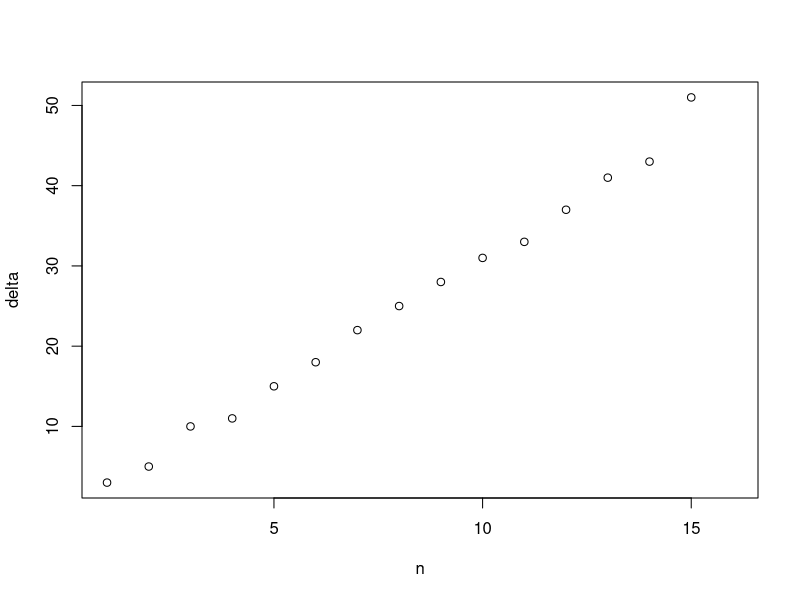
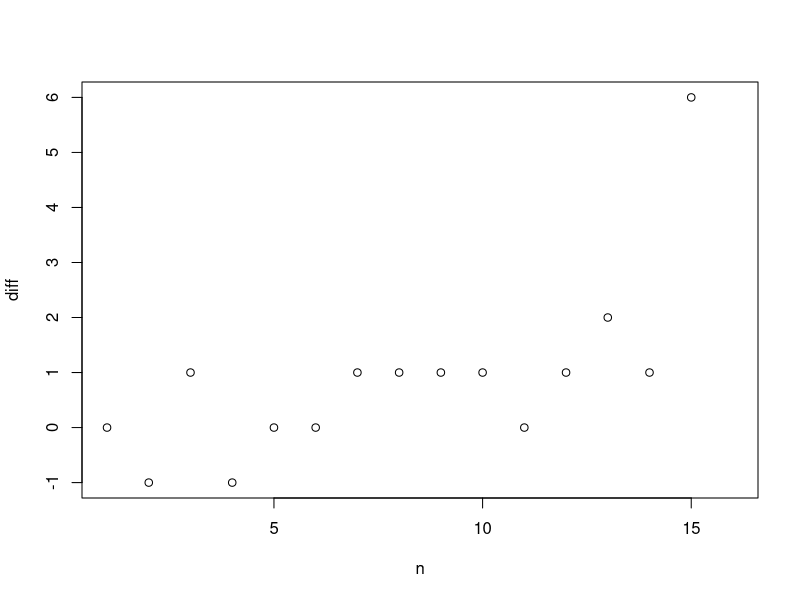

Write the R code that produced these figures, in order.
## ---- chunk 1
i = 50000
n = 0
while (i > 1000) {
  i = (i * 1.01) - 1000
  n = n + 1
}
## ---- chunk 2
n <- c(1:16)
an <- c(3,6,11,21,32,47,65,87,112,140,171,204,241,282,325,376)
delta <- c(diff(an), NA)
plot(n, delta)
## ---- chunk 3
approx <- c(1:16) * 3
diff <- c(delta[1:15] - approx[1:15], NA)
plot(n, diff)
## ---- chunk 4
k <- .001
r <- 4
n <- 0
while (r < 999) {
  r <- r + ((k * r) * (1000 - r))
  n <- n + 1
  print(c(n,r))
}
## ---- chunk 5
p <- 110
q <- 500
for (i in 1:10) {
  p <- p - .1 * (q - 500)
  q <- q + .2 * (p - 100)
  print(c(p, q))
}
## ---- chunk 6
p <- 200
q <- 500
for (i in 1:10) {
  p <- p - .1 * (q - 500)
  q <- q + .2 * (p - 100)
  print(c(p, q))
}
## ---- chunk 7
p <- 100
q <- 600
for (i in 1:10) {
  p <- p - .1 * (q - 500)
  q <- q + .2 * (p - 100)
  print(c(p, q))
}
## ---- chunk 8
p <- 100
q <- 400
for (i in 1:10) {
  p <- p - .1 * (q - 500)
  q <- q + .2 * (p - 100)
  print(c(p, q))
}
